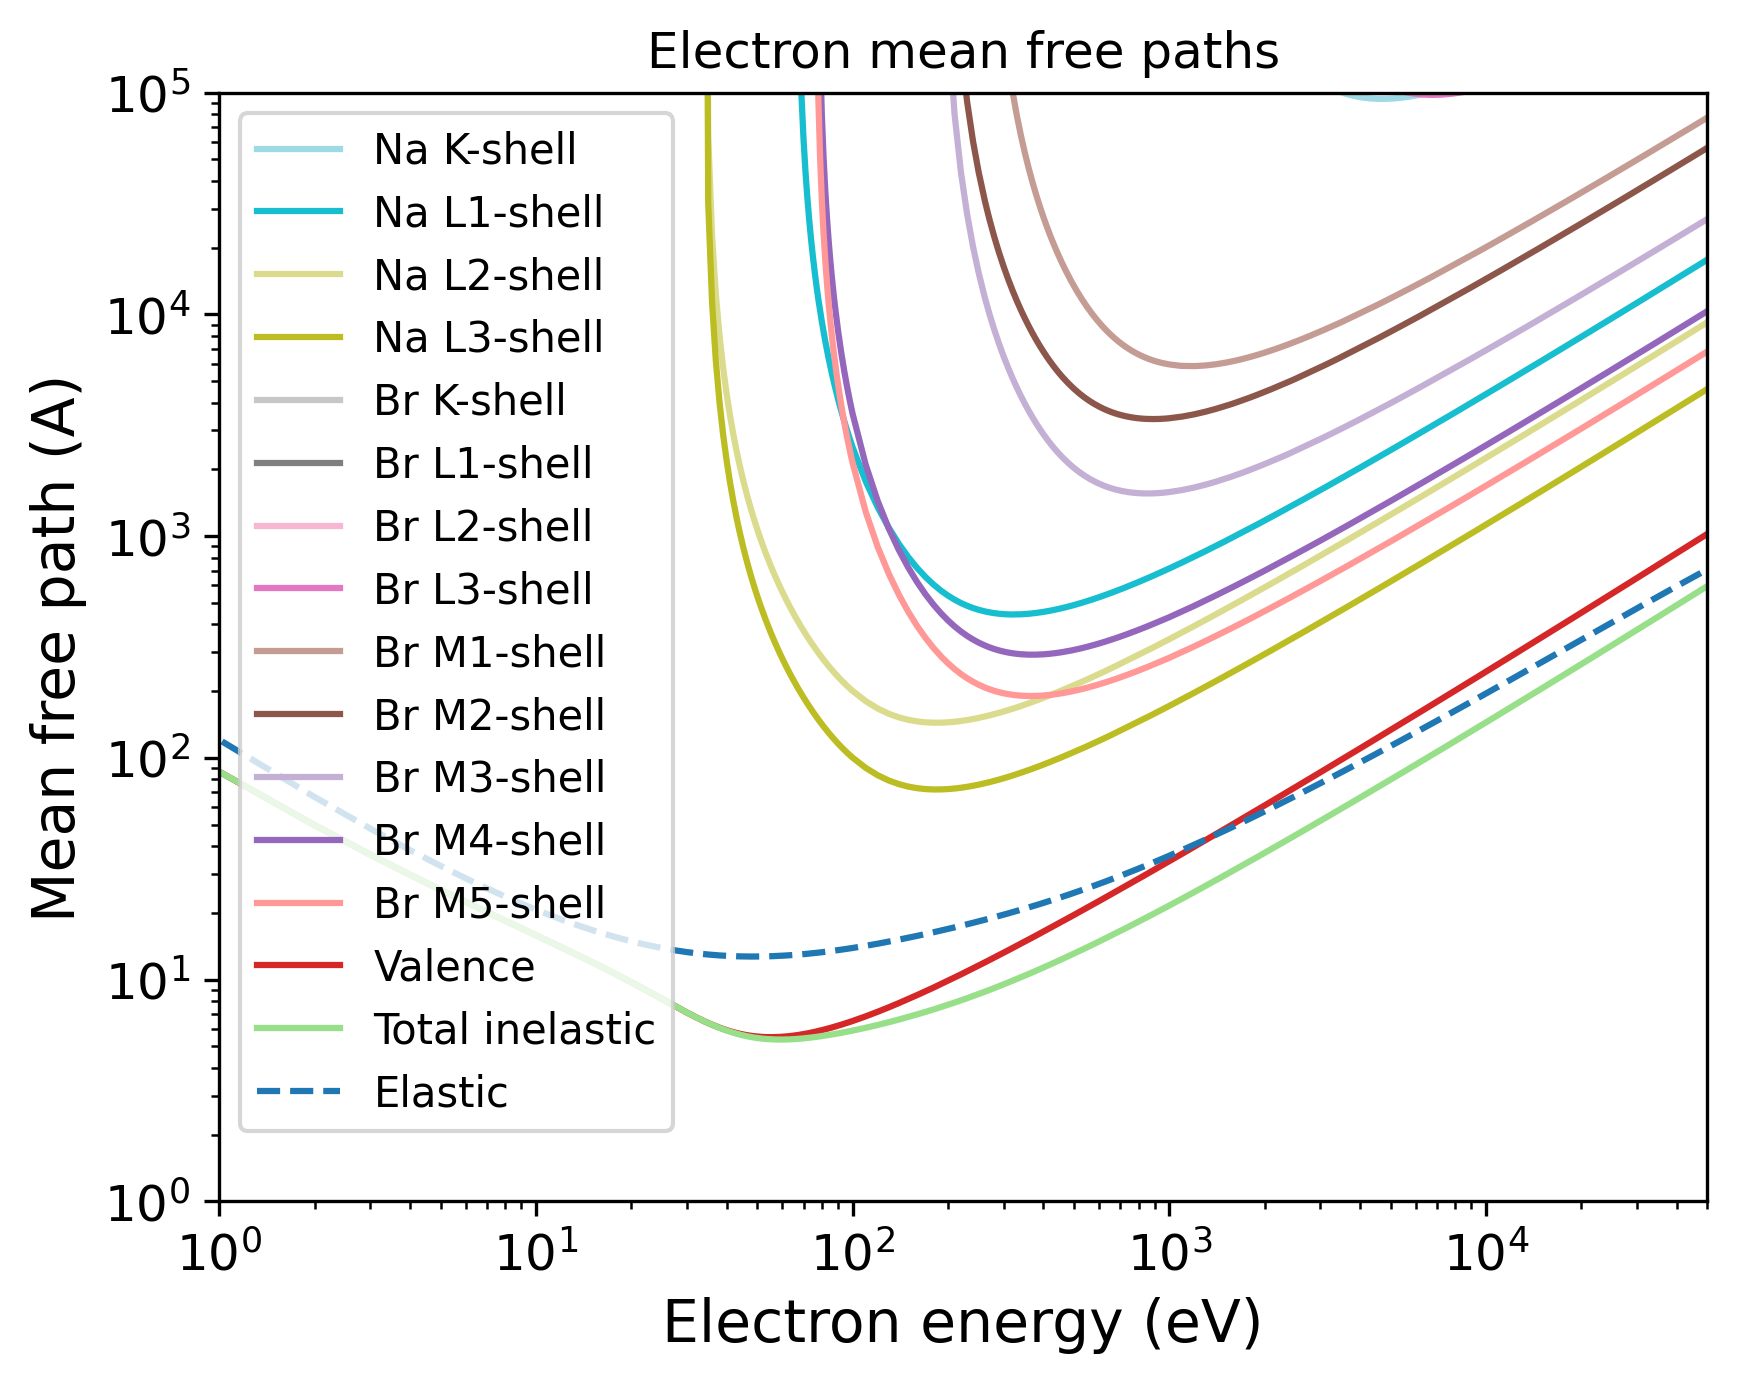

The Python source for this figure:
import pandas as pd
import numpy as np
import matplotlib.pyplot as plt
import matplotlib.cm as cm
# Set the format:
plt.xlabel("Electron energy (eV)", fontsize=14)
plt.ylabel("Mean free path (A)", fontsize=14)
plt.xticks(fontsize=12)
plt.yticks(fontsize=12)
plt.grid(False)
# Set the axes:
# Read the output file:
df = pd.read_csv(r"OUTPUT_NaBr_Electron_IMFP.dat", sep=r'\s+', header=None, comment="#", skipinitialspace=True)
plt.xscale("log")
plt.yscale("log")
# Prepare the plot:
columns_to_plot = [ 1, 2, 3, 4, 5, 6, 7, 8, 9, 10, 11, 12, 13, 14, 15]
labels = [ "Na K-shell", "Na L1-shell", "Na L2-shell", "Na L3-shell", "Br K-shell", "Br L1-shell", "Br L2-shell", "Br L3-shell", "Br M1-shell", "Br M2-shell", "Br M3-shell", "Br M4-shell", "Br M5-shell", "Valence", "Total inelastic"]
# Create N distinct colors from a colormap
N = len(columns_to_plot)
colors = plt.cm.tab20(np.linspace(1, 0, 20))
# Set line styles:
linestyles = [ "-", "-", "-", "-", "-", "-", "-", "-", "-", "-", "-", "-", "-", "-", "-"]
for i, col in enumerate(columns_to_plot):
    color = colors[i % len(colors)]
    ls    = linestyles[i % len(linestyles)]
    label = labels[i % len(labels)]
    plt.plot(df.iloc[:, 0], df.iloc[:, col],
    color=color,
    label=label,
    linestyle=ls)
# Add a curve from the second file
df2 = pd.read_csv(r"OUTPUT_NaBr_Electron_EMFP.dat", sep=r'\s+', header=None, comment="#", skipinitialspace=True)
columns_to_plot2 = [ 3]
labels2 = [ "Elastic"]
# Create second part of the plot:
for col, label in zip(columns_to_plot2, labels2):
    plt.plot(df2.iloc[:, 0], df2.iloc[:, col], label=label, linestyle="--")
plt.xlim(1.00000000,50000.00000000)
plt.ylim(1.00000000,100000.00000000)
plt.title("Electron mean free paths")
plt.legend(loc="best", fontsize=10)
# Save the plot in this format:
plt.savefig("OUTPUT_MFP_electron.png", dpi=300, bbox_inches="tight")
